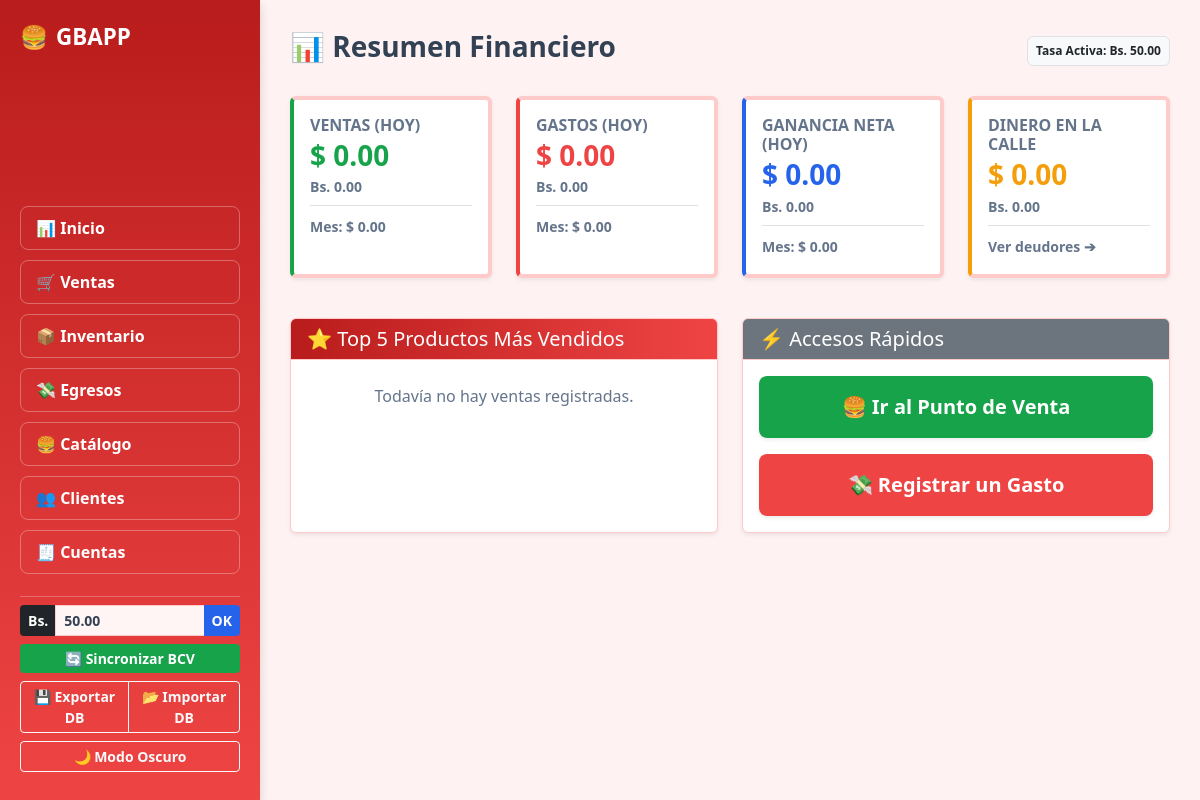
/dashboard, run on the app's committed database.
### tables this page shows
CREATE TABLE configuracion (
            id INTEGER PRIMARY KEY,
            tasa_dolar REAL NOT NULL
        );

### app.py (the view)
@app.route('/dashboard')
def dashboard():
    conn = get_db_connection()
    hoy = conn.execute("SELECT COALESCE(SUM(total), 0) as total FROM facturas WHERE DATE(fecha) = DATE('now', 'localtime')").fetchone()['total']
    mes = conn.execute("SELECT COALESCE(SUM(total), 0) as total FROM facturas WHERE strftime('%Y-%m', fecha) = strftime('%Y-%m', 'now', 'localtime')").fetchone()['total']
    gastos_hoy = conn.execute("SELECT COALESCE(SUM(monto), 0) as total FROM gastos WHERE DATE(fecha) = DATE('now', 'localtime')").fetchone()['total']
    gastos_mes = conn.execute("SELECT COALESCE(SUM(monto), 0) as total FROM gastos WHERE strftime('%Y-%m', fecha) = strftime('%Y-%m', 'now', 'localtime')").fetchone()['total']
    ganancia_hoy = hoy - gastos_hoy
    ganancia_mes = mes - gastos_mes
    por_cobrar = conn.execute("SELECT COALESCE(SUM(total), 0) as deuda FROM facturas WHERE estado = 'Pendiente'").fetchone()['deuda']
    top_productos = conn.execute('''
        SELECT p.nombre, SUM(d.cantidad) as cantidad_vendida
        FROM detalles_factura d JOIN productos p ON d.producto_id = p.id
        GROUP BY p.id ORDER BY cantidad_vendida DESC LIMIT 5
    ''').fetchall()
    conn.close()
    return render_template('dashboard.html', hoy=hoy, mes=mes, gastos_hoy=gastos_hoy, gastos_mes=gastos_mes,
                           ganancia_hoy=ganancia_hoy, ganancia_mes=ganancia_mes, por_cobrar=por_cobrar, top_productos=top_productos)

### app.py (called while the page is built)
def get_db_connection():
    conn = sqlite3.connect('negocio.db')
    conn.row_factory = sqlite3.Row
    return conn

@app.context_processor
def inject_tasa():
    conn = get_db_connection()
    fila = conn.execute('SELECT tasa_dolar FROM configuracion WHERE id = 1').fetchone()
    conn.close()
    tasa = fila['tasa_dolar'] if fila else 1.0
    return dict(tasa_dolar=tasa)

### templates/dashboard.html
{% extends 'base.html' %}
{% block content %}
<div class="d-flex justify-content-between align-items-center mb-4">
    <h3 class="fw-bold text-main">📊 Resumen Financiero</h3>
    <span class="badge bg-light text-dark fw-bold border p-2">Tasa Activa: Bs. {{ "%.2f"|format(tasa_dolar) }}</span>
</div>
<div class="row mb-4">
    <div class="col-md-6 col-lg-3 mb-3">
        <div class="card shadow-sm h-100 border-start border-4" style="border-left-color: var(--color-success) !important;">
            <div class="card-body">
                <h6 class="text-muted fw-bold text-uppercase mb-1">Ventas (Hoy)</h6>
                <h3 class="fw-bold text-success-custom mb-0">$ {{ "%.2f"|format(hoy) }}</h3>
                <p class="small text-muted fw-bold mt-1 mb-2">Bs. {{ "%.2f"|format(hoy * tasa_dolar) }}</p>
                <div class="border-top pt-2 mt-2">
                    <small class="text-muted fw-bold">Mes: $ {{ "%.2f"|format(mes) }}</small>
                </div>
            </div>
        </div>
    </div>
    <div class="col-md-6 col-lg-3 mb-3">
        <div class="card shadow-sm h-100 border-start border-4" style="border-left-color: var(--color-main) !important;">
            <div class="card-body">
                <h6 class="text-muted fw-bold text-uppercase mb-1">Gastos (Hoy)</h6>
                <h3 class="fw-bold text-danger mb-0" style="color: var(--color-main) !important;">$ {{ "%.2f"|format(gastos_hoy) }}</h3>
                <p class="small text-muted fw-bold mt-1 mb-2">Bs. {{ "%.2f"|format(gastos_hoy * tasa_dolar) }}</p>
                <div class="border-top pt-2 mt-2">
                    <small class="text-muted fw-bold">Mes: $ {{ "%.2f"|format(gastos_mes) }}</small>
                </div>
            </div>
        </div>
    </div>
    <div class="col-md-6 col-lg-3 mb-3">
        <div class="card shadow-sm h-100 border-start border-4" style="border-left-color: var(--color-info) !important;">
            <div class="card-body">
                <h6 class="text-muted fw-bold text-uppercase mb-1">Ganancia Neta (Hoy)</h6>
                <h3 class="fw-bold text-info-custom mb-0">$ {{ "%.2f"|format(ganancia_hoy) }}</h3>
                <p class="small text-muted fw-bold mt-1 mb-2">Bs. {{ "%.2f"|format(ganancia_hoy * tasa_dolar) }}</p>
                <div class="border-top pt-2 mt-2">
                    <small class="text-muted fw-bold">Mes: $ {{ "%.2f"|format(ganancia_mes) }}</small>
                </div>
            </div>
        </div>
    </div>
    <div class="col-md-6 col-lg-3 mb-3">
        <div class="card shadow-sm h-100 border-start border-4" style="border-left-color: var(--color-warning) !important;">
            <div class="card-body">
                <h6 class="text-muted fw-bold text-uppercase mb-1">Dinero en la Calle</h6>
                <h3 class="fw-bold mb-0" style="color: var(--color-warning);">$ {{ "%.2f"|format(por_cobrar) }}</h3>
                <p class="small text-muted fw-bold mt-1 mb-2">Bs. {{ "%.2f"|format(por_cobrar * tasa_dolar) }}</p>
                <div class="border-top pt-2 mt-2">
                    <a href="/historial_ventas?estado=Pendiente" class="text-decoration-none fw-bold small text-warning">Ver deudores ➔</a>
                </div>
            </div>
        </div>
    </div>
</div>
<div class="row">
    <div class="col-md-6 mb-4">
        <div class="card shadow-sm h-100">
            <div class="card-header brand-header">
                <h5 class="mb-0">⭐ Top 5 Productos Más Vendidos</h5>
            </div>
            <div class="card-body p-0">
                <ul class="list-group list-group-flush">
                    {% for p in top_productos %}
                    <li class="list-group-item d-flex justify-content-between align-items-center py-3" style="background-color: var(--color-card); color: var(--color-text-main); border-color: var(--color-border);">
                        <span class="fw-bold">{{ p['nombre'] }}</span>
                        <span class="badge bg-brand rounded-pill fs-6 px-3" style="background-color: var(--color-main);">
                            {{ p['cantidad_vendida'] }} unds
                        </span>
                    </li>
                    {% else %}
                    <li class="list-group-item text-center py-4 text-muted" style="background-color: var(--color-card); border-color: var(--color-border);">
                        Todavía no hay ventas registradas.
                    </li>
                    {% endfor %}
                </ul>
            </div>
        </div>
    </div>
    <div class="col-md-6 mb-4">
        <div class="card shadow-sm h-100">
            <div class="card-header bg-secondary text-white">
                <h5 class="mb-0">⚡ Accesos Rápidos</h5>
            </div>
            <div class="card-body d-flex flex-column justify-content-center gap-3">
                <a href="/ventas" class="btn btn-success btn-lg fw-bold w-100 py-3 shadow-sm">🍔 Ir al Punto de Venta</a>
                <a href="/gastos" class="btn btn-brand btn-lg fw-bold w-100 py-3 shadow-sm text-white">💸 Registrar un Gasto</a>
            </div>
        </div>
    </div>
</div>
{% endblock %}

### templates/base.html (shortened to what this page needs)
<!DOCTYPE html>
<html lang="es" data-bs-theme="light">
<head>
    <link href="https://cdn.jsdelivr.net/npm/bootstrap@5.3.0/dist/css/bootstrap.min.css" rel="stylesheet">
</head>
<body>
    <nav class="sidebar d-flex flex-column justify-content-between">
        <div class="d-flex justify-content-between align-items-center mb-lg-3 pb-lg-3 border-bottom-lg">
            <a class="sidebar-brand d-flex align-items-center gap-2 m-0" href="/dashboard">
                <span>🍔</span> <span>GBAPP</span>
            </a>
        </div>
        <div class="collapse d-lg-block mt-3 mt-lg-0" id="menuColapsable">
            <div class="d-flex flex-column gap-1 mb-3">
                <a class="nav-btn" href="/dashboard">📊 Inicio</a>
                <a class="nav-btn" href="/ventas">🛒 Ventas</a>
                <a class="nav-btn" href="/insumos">📦 Inventario</a>
                <a class="nav-btn" href="/gastos">💸 Egresos</a>
                <a class="nav-btn" href="/productos">🍔 Catálogo</a>
                <a class="nav-btn" href="/clientes">👥 Clientes</a>
                <a class="nav-btn" href="/historial_ventas">🧾 Cuentas</a>
            </div>
            <div class="pt-2 border-top border-light border-opacity-25">
                <form action="/actualizar_tasa" method="POST" class="mb-2">
                    <div class="input-group input-group-sm mb-2">
                        <span class="input-group-text bg-dark text-white border-0 fw-bold">Bs.</span>
                        <input type="number" step="0.01" name="tasa_dolar" class="form-control fw-bold" value="{{ "%.2f"|format(tasa_dolar) }}" required>
                        <button class="btn btn-info fw-bold text-white" title="Fijar Manual" type="submit">OK</button>
                    </div>
                </form>
                <div class="d-grid gap-2 mb-2">
                    <a href="/sincronizar_tasa" class="btn btn-sm btn-success fw-bold" title="Sincronizar BCV por internet">🔄 Sincronizar BCV</a>
                    <div class="btn-group btn-group-sm w-100" role="group">
                        <a href="/exportar_db" class="btn btn-outline-light fw-bold" title="Descargar respaldo">💾 Exportar DB</a>
                        <button type="button" class="btn btn-outline-light fw-bold" data-bs-toggle="modal" data-bs-target="#modalImportar" title="Subir respaldo">📂 Importar DB</button>
                    </div>
                    <button id="btn-theme" class="btn btn-outline-light btn-sm fw-bold" type="button">🌙 Modo Oscuro</button>
                </div>
            </div>
        </div>
    </nav>
    <div class="main-content">
        {% block content %}{% endblock %}
    </div>
</body>
</html>

### templates/base.html (style rules this page uses)
:root { --color-main: #EF4444; --color-dark: #B91C1C; --color-bg: #FEF2F2; --color-card: #FFFFFF; --color-input: #FFF5F5; --color-text-main: #334155; --color-text-sec: #64748b; --color-border: #FECACA; --color-success: #16A34A; --color-warning: #F59E0B; --color-info: #2563EB; --color-recipe: #7C3AED; }
body { background-color: var(--color-bg); color: var(--color-text-main); transition: background-color 0.3s ease; }
@media (min-width: 992px) { body { display: flex; min-height: 100vh; margin: 0; } }
@media (min-width: 992px) { .sidebar { width: 260px; position: fixed; top: 0; left: 0; height: 100vh; z-index: 1000; overflow-y: auto; } }
@media (min-width: 992px) { .main-content { margin-left: 260px; width: calc(100% - 260px); padding: 30px; } }
.sidebar { background: linear-gradient(180deg, var(--color-dark), var(--color-main)) !important; color: #ffffff !important; padding: 20px; box-shadow: 0 4px 10px rgba(0,0,0,0.15); }
.sidebar-brand { font-size: 1.4rem; font-weight: bold; color: #ffffff !important; text-decoration: none; }
.nav-btn { color: #ffffff !important; border: 1.5px solid rgba(255, 255, 255, 0.3); border-radius: 8px; padding: 9px 15px !important; margin-bottom: 6px; transition: all 0.3s ease; display: block; text-align: left; font-weight: bold; text-decoration: none; }
.card { background-color: var(--color-card); border-color: var(--color-border); color: var(--color-text-main); }
.card-header { border-bottom-color: var(--color-border); }
.brand-header { background: linear-gradient(90deg, var(--color-dark), var(--color-main)) !important; color: #ffffff !important; }
.form-control, .form-select, input[type="date"] { background-color: var(--color-input); border-color: var(--color-border); color: var(--color-text-main); }
.text-muted, .small { color: var(--color-text-sec) !important; }
.btn-brand { background-color: var(--color-main); color: #fff; border: none; }
.btn-success { background-color: var(--color-success); border: none; color: #fff; }
.btn-info { background-color: var(--color-info); border: none; color: #fff; }
.text-success-custom { color: var(--color-success) !important; }
.text-info-custom { color: var(--color-info) !important; }

### data on the page
configuracion: tasa_dolar "50.00", hoy*tasa_dolar "0.00", gastos_hoy*tasa_dolar "0.00", ganancia_hoy*tasa_dolar "0.00", por_cobrar*tasa_dolar "0.00"

### other printed values
{{ "%.2f"|format(hoy) }} "0.00"
{{ "%.2f"|format(mes) }} "0.00"
{{ "%.2f"|format(gastos_hoy) }} "0.00"
{{ "%.2f"|format(gastos_mes) }} "0.00"
{{ "%.2f"|format(ganancia_hoy) }} "0.00"
{{ "%.2f"|format(ganancia_mes) }} "0.00"
{{ "%.2f"|format(por_cobrar) }} "0.00"
